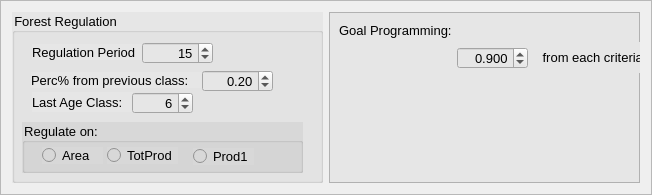
         <widget class="QFrame" name="frame_9">
          <property name="minimumSize">
           <size>
            <width>158</width>
            <height>0</height>
           </size>
          </property>
          <property name="frameShape">
           <enum>QFrame::StyledPanel</enum>
          </property>
          <property name="frameShadow">
           <enum>QFrame::Raised</enum>
          </property>
          <layout class="QHBoxLayout" name="horizontalLayout_4">
           <item>
            <widget class="QGroupBox" name="groupBox">
             <property name="minimumSize">
              <size>
               <width>311</width>
               <height>171</height>
              </size>
             </property>
             <property name="font">
              <font>
               <pointsize>10</pointsize>
              </font>
             </property>
             <property name="styleSheet">
              <string notr="true">background-color: rgb(230, 230, 230);</string>
             </property>
             <property name="title">
              <string>Forest Regulation</string>
             </property>
             <widget class="QLabel" name="label_8">
              <property name="geometry">
               <rect>
                <x>20</x>
                <y>32</y>
                <width>111</width>
                <height>16</height>
               </rect>
              </property>
              <property name="font">
               <font>
                <pointsize>10</pointsize>
               </font>
              </property>
              <property name="text">
               <string>Regulation Period</string>
              </property>
             </widget>
             <widget class="QSpinBox" name="rgControlPeriodSpin">
              <property name="geometry">
               <rect>
                <x>130</x>
                <y>30</y>
                <width>71</width>
                <height>22</height>
               </rect>
              </property>
              <property name="font">
               <font>
                <pointsize>10</pointsize>
               </font>
              </property>
              <property name="alignment">
               <set>Qt::AlignRight|Qt::AlignTrailing|Qt::AlignVCenter</set>
              </property>
              <property name="minimum">
               <number>10</number>
              </property>
              <property name="maximum">
               <number>40</number>
              </property>
              <property name="value">
               <number>15</number>
              </property>
             </widget>
             <widget class="QDoubleSpinBox" name="rgControlPcPrevSpin">
              <property name="geometry">
               <rect>
                <x>190</x>
                <y>58</y>
                <width>71</width>
                <height>22</height>
               </rect>
              </property>
              <property name="font">
               <font>
                <pointsize>10</pointsize>
               </font>
              </property>
              <property name="alignment">
               <set>Qt::AlignRight|Qt::AlignTrailing|Qt::AlignVCenter</set>
              </property>
              <property name="minimum">
               <double>0.010000000000000</double>
              </property>
              <property name="maximum">
               <double>1.000000000000000</double>
              </property>
              <property name="singleStep">
               <double>0.100000000000000</double>
              </property>
              <property name="value">
               <double>0.200000000000000</double>
              </property>
             </widget>
             <widget class="QLabel" name="label_9">
              <property name="geometry">
               <rect>
                <x>19</x>
                <y>60</y>
                <width>171</width>
                <height>16</height>
               </rect>
              </property>
              <property name="font">
               <font>
                <pointsize>10</pointsize>
               </font>
              </property>
              <property name="text">
               <string>Perc% from previous class:</string>
              </property>
             </widget>
             <widget class="QLabel" name="label_10">
              <property name="geometry">
               <rect>
                <x>20</x>
                <y>80</y>
                <width>101</width>
                <height>20</height>
               </rect>
              </property>
              <property name="font">
               <font>
                <pointsize>10</pointsize>
               </font>
              </property>
              <property name="text">
               <string>Last Age Class:</string>
              </property>
             </widget>
             <widget class="QSpinBox" name="rgLastAgeClassSpin">
              <property name="geometry">
               <rect>
                <x>120</x>
                <y>80</y>
                <width>61</width>
                <height>22</height>
               </rect>
              </property>
              <property name="font">
               <font>
                <pointsize>10</pointsize>
               </font>
              </property>
              <property name="alignment">
               <set>Qt::AlignRight|Qt::AlignTrailing|Qt::AlignVCenter</set>
              </property>
              <property name="minimum">
               <number>5</number>
              </property>
              <property name="maximum">
               <number>10</number>
              </property>
              <property name="value">
               <number>6</number>
              </property>
             </widget>
             <widget class="QGroupBox" name="RegulationBox">
              <property name="geometry">
               <rect>
                <x>10</x>
                <y>110</y>
                <width>281</width>
                <height>51</height>
               </rect>
              </property>
              <property name="font">
               <font>
                <pointsize>10</pointsize>
               </font>
              </property>
              <property name="styleSheet">
               <string notr="true">background-color: rgb(216, 216, 216);</string>
              </property>
              <property name="title">
               <string>Regulate on:</string>
              </property>
              <widget class="QRadioButton" name="AreaRButton">
               <property name="geometry">
                <rect>
                 <x>20</x>
                 <y>25</y>
                 <width>61</width>
                 <height>17</height>
                </rect>
               </property>
               <property name="font">
                <font>
                 <pointsize>10</pointsize>
                </font>
               </property>
               <property name="text">
                <string>Area</string>
               </property>
              </widget>
              <widget class="QRadioButton" name="TotProdRButton">
               <property name="geometry">
                <rect>
                 <x>85</x>
                 <y>25</y>
                 <width>71</width>
                 <height>17</height>
                </rect>
               </property>
               <property name="font">
                <font>
                 <pointsize>10</pointsize>
                </font>
               </property>
               <property name="text">
                <string>TotProd</string>
               </property>
              </widget>
              <widget class="QRadioButton" name="Prod1RButton">
               <property name="geometry">
                <rect>
                 <x>171</x>
                 <y>26</y>
                 <width>61</width>
                 <height>17</height>
                </rect>
               </property>
               <property name="font">
                <font>
                 <pointsize>10</pointsize>
                </font>
               </property>
               <property name="text">
                <string>Prod1</string>
               </property>
              </widget>
             </widget>
            </widget>
           </item>
           <item>
            <widget class="QFrame" name="discRateFrame">
             <property name="minimumSize">
              <size>
               <width>311</width>
               <height>171</height>
              </size>
             </property>
             <property name="maximumSize">
              <size>
               <width>16777215</width>
               <height>171</height>
              </size>
             </property>
             <property name="styleSheet">
              <string notr="true">background-color: rgb(230, 230, 230);</string>
             </property>
             <property name="frameShape">
              <enum>QFrame::StyledPanel</enum>
             </property>
             <property name="frameShadow">
              <enum>QFrame::Raised</enum>
             </property>
             <widget class="QLabel" name="label_6">
              <property name="geometry">
               <rect>
                <x>10</x>
                <y>10</y>
                <width>121</width>
                <height>16</height>
               </rect>
              </property>
              <property name="font">
               <font>
                <pointsize>10</pointsize>
               </font>
              </property>
              <property name="text">
               <string>Goal Programming:</string>
              </property>
             </widget>
             <widget class="QDoubleSpinBox" name="goalRateSpin">
              <property name="geometry">
               <rect>
                <x>128</x>
                <y>35</y>
                <width>71</width>
                <height>22</height>
               </rect>
              </property>
              <property name="font">
               <font>
                <pointsize>10</pointsize>
               </font>
              </property>
              <property name="alignment">
               <set>Qt::AlignRight|Qt::AlignTrailing|Qt::AlignVCenter</set>
              </property>
              <property name="decimals">
               <number>3</number>
              </property>
              <property name="minimum">
               <double>0.100000000000000</double>
              </property>
              <property name="maximum">
               <double>1.000000000000000</double>
              </property>
              <property name="singleStep">
               <double>0.010000000000000</double>
              </property>
              <property name="value">
               <double>0.900000000000000</double>
              </property>
             </widget>
             <widget class="QLabel" name="label_13">
              <property name="geometry">
               <rect>
                <x>210</x>
                <y>30</y>
                <width>191</width>
                <height>31</height>
               </rect>
              </property>
              <property name="font">
               <font>
                <pointsize>10</pointsize>
               </font>
              </property>
              <property name="text">
               <string> from each criteria range </string>
              </property>
              <property name="wordWrap">
               <bool>true</bool>
              </property>
             </widget>
            </widget>
           </item>
          </layout>
         </widget>
